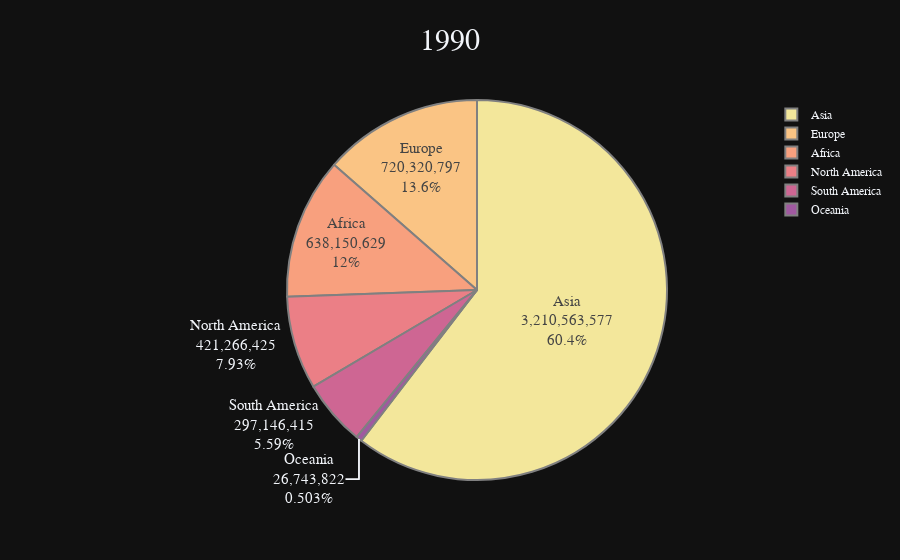

The notebook cell this image was saved under:
### Code cell
# Summary for 1990 per continent
sum_1990_pop = df.groupby('Continent')['1990 Population'].sum()

# Pie chart
fig = px.pie(values=sum_1990_pop.values, 
             names=sum_1990_pop.index, 
             color_discrete_sequence=px.colors.sequential.Sunset,
             template = 'plotly_dark',
             title = "1990")

fig.update_layout(font = dict(family='Franklin Gothic'))
fig.update_layout(title={'font': {'size': 30}, 'xanchor': 'center', 'x' : 0.5})
fig.update_traces(textinfo='label+percent+value', textfont_size=15,
                  marker=dict(line=dict(color='#100000', width=0.2)))

fig.data[0].marker.line.width = 2
fig.data[0].marker.line.color='gray'
fig.show()

### Figure 1 — Plotly figure (JSON) as saved in the notebook; plotly's stock layout.template omitted (floating-point values rounded to 4 significant figures)
{"data": [{"domain": {"x": [0, 1], "y": [0, 1]}, "hovertemplate": "label=%{label}<br>value=%{value}<extra></extra>", "labels": ["Africa", "Asia", "Europe", "North America", "Oceania", "South America"], "legendgroup": "", "marker": {"line": {"color": "gray", "width": 2}}, "name": "", "showlegend": true, "textfont": {"size": 15}, "textinfo": "label+percent+value", "type": "pie", "values": [638150629, 3210563577, 720320797, 421266425, 26743822, 297146415]}], "layout": {"autosize": true, "font": {"family": "Franklin Gothic"}, "legend": {"tracegroupgap": 0}, "piecolorway": ["rgb(243, 231, 155)", "rgb(250, 196, 132)", "rgb(248, 160, 126)", "rgb(235, 127, 134)", "rgb(206, 102, 147)", "rgb(160, 89, 160)", "rgb(92, 83, 165)"], "title": {"font": {"size": 30}, "text": "1990", "x": 0.5, "xanchor": "center"}}}
